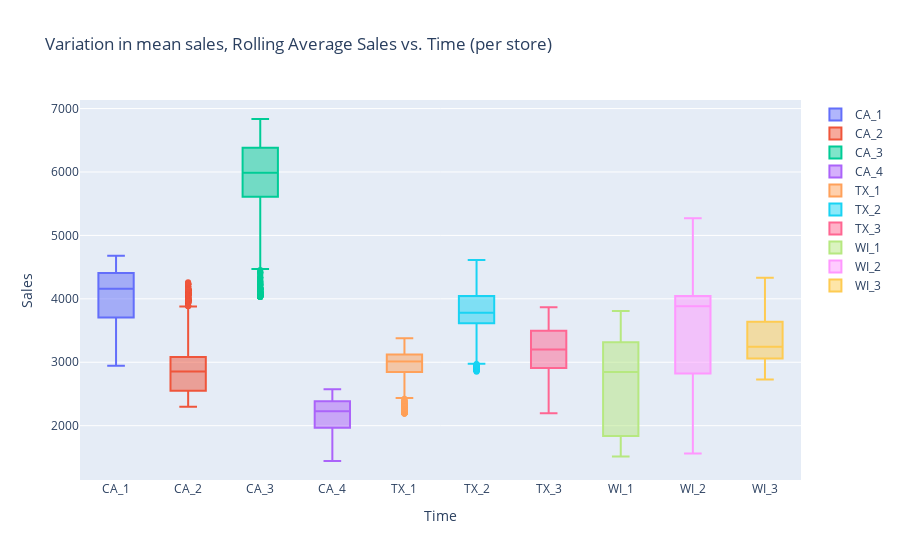

Here is the notebook cell this chart was saved with:
### Code cell
means = []
fig = go.Figure()
for store in storeList:
    store_items = [col for col in sales_history.columns if store in col]
    data = sales_history[store_items].sum(axis=1).rolling(90).mean()
    means.append(np.mean(sales_history[store_items].sum(axis=1)))
    fig.add_trace(go.Box(x=[store]*len(data), y=data, name=store))
    
fig.update_layout(yaxis_title="Sales", xaxis_title="Time", title="Variation in mean sales, Rolling Average Sales vs. Time (per store)")

iplot(fig)

### Figure 1 — Plotly figure (JSON) as saved in the notebook; plotly's stock layout.template omitted (floating-point values rounded to 4 significant figures; data arrays with more than 128 entries replaced by an {"elided": "..."} marker saying what was removed)
{"data": [{"name": "CA_1", "x": {"elided": "1913 str values"}, "y": {"elided": "1913 float values"}, "type": "box"}, {"name": "CA_2", "x": {"elided": "1913 str values"}, "y": {"elided": "1913 float values"}, "type": "box"}, {"name": "CA_3", "x": {"elided": "1913 str values"}, "y": {"elided": "1913 float values"}, "type": "box"}, {"name": "CA_4", "x": {"elided": "1913 str values"}, "y": {"elided": "1913 float values"}, "type": "box"}, {"name": "TX_1", "x": {"elided": "1913 str values"}, "y": {"elided": "1913 float values"}, "type": "box"}, {"name": "TX_2", "x": {"elided": "1913 str values"}, "y": {"elided": "1913 float values"}, "type": "box"}, {"name": "TX_3", "x": {"elided": "1913 str values"}, "y": {"elided": "1913 float values"}, "type": "box"}, {"name": "WI_1", "x": {"elided": "1913 str values"}, "y": {"elided": "1913 float values"}, "type": "box"}, {"name": "WI_2", "x": {"elided": "1913 str values"}, "y": {"elided": "1913 float values"}, "type": "box"}, {"name": "WI_3", "x": {"elided": "1913 str values"}, "y": {"elided": "1913 float values"}, "type": "box"}], "layout": {"title": {"text": "Variation in mean sales, Rolling Average Sales vs. Time (per store)"}, "xaxis": {"title": {"text": "Time"}, "type": "category", "range": [-0.5, 9.5], "autorange": true}, "yaxis": {"title": {"text": "Sales"}, "type": "linear", "range": [1143.0, 7135.0], "autorange": true}, "autosize": true}}
